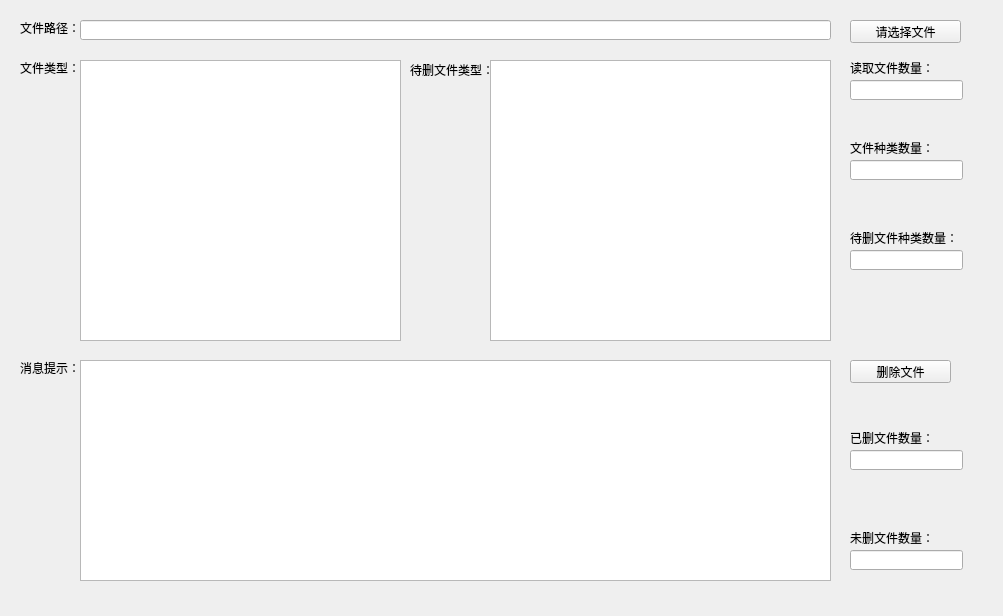
<?xml version="1.0" encoding="UTF-8"?>
<ui version="4.0">
 <class>BatchDeletionDocument</class>
 <widget class="QWidget" name="BatchDeletionDocument">
  <property name="geometry">
   <rect>
    <x>0</x>
    <y>0</y>
    <width>1003</width>
    <height>616</height>
   </rect>
  </property>
  <property name="windowTitle">
   <string>BatchDeletionDocument</string>
  </property>
  <widget class="QLabel" name="label_4">
   <property name="geometry">
    <rect>
     <x>20</x>
     <y>360</y>
     <width>61</width>
     <height>16</height>
    </rect>
   </property>
   <property name="text">
    <string>消息提示：</string>
   </property>
  </widget>
  <widget class="QListView" name="filelistView">
   <property name="geometry">
    <rect>
     <x>80</x>
     <y>60</y>
     <width>321</width>
     <height>281</height>
    </rect>
   </property>
  </widget>
  <widget class="QLabel" name="label_7">
   <property name="geometry">
    <rect>
     <x>850</x>
     <y>230</y>
     <width>121</width>
     <height>16</height>
    </rect>
   </property>
   <property name="text">
    <string>待删文件种类数量：</string>
   </property>
  </widget>
  <widget class="QPushButton" name="pushButton_2">
   <property name="geometry">
    <rect>
     <x>850</x>
     <y>360</y>
     <width>101</width>
     <height>23</height>
    </rect>
   </property>
   <property name="text">
    <string>删除文件</string>
   </property>
  </widget>
  <widget class="QLineEdit" name="PathlineEdit">
   <property name="geometry">
    <rect>
     <x>80</x>
     <y>20</y>
     <width>751</width>
     <height>20</height>
    </rect>
   </property>
  </widget>
  <widget class="QLabel" name="label_9">
   <property name="geometry">
    <rect>
     <x>850</x>
     <y>530</y>
     <width>91</width>
     <height>16</height>
    </rect>
   </property>
   <property name="text">
    <string>未删文件数量：</string>
   </property>
  </widget>
  <widget class="QLineEdit" name="lineEdit_3">
   <property name="geometry">
    <rect>
     <x>850</x>
     <y>250</y>
     <width>113</width>
     <height>20</height>
    </rect>
   </property>
   <property name="readOnly">
    <bool>true</bool>
   </property>
   <property name="cursorMoveStyle">
    <enum>Qt::VisualMoveStyle</enum>
   </property>
  </widget>
  <widget class="QLabel" name="label_8">
   <property name="geometry">
    <rect>
     <x>850</x>
     <y>430</y>
     <width>91</width>
     <height>16</height>
    </rect>
   </property>
   <property name="text">
    <string>已删文件数量：</string>
   </property>
  </widget>
  <widget class="QLabel" name="label_6">
   <property name="geometry">
    <rect>
     <x>850</x>
     <y>140</y>
     <width>91</width>
     <height>16</height>
    </rect>
   </property>
   <property name="text">
    <string>文件种类数量：</string>
   </property>
  </widget>
  <widget class="QLineEdit" name="lineEdit_2">
   <property name="geometry">
    <rect>
     <x>850</x>
     <y>160</y>
     <width>113</width>
     <height>20</height>
    </rect>
   </property>
   <property name="readOnly">
    <bool>true</bool>
   </property>
   <property name="cursorMoveStyle">
    <enum>Qt::VisualMoveStyle</enum>
   </property>
  </widget>
  <widget class="QLineEdit" name="lineEdit_5">
   <property name="geometry">
    <rect>
     <x>850</x>
     <y>550</y>
     <width>113</width>
     <height>20</height>
    </rect>
   </property>
   <property name="readOnly">
    <bool>true</bool>
   </property>
   <property name="cursorMoveStyle">
    <enum>Qt::VisualMoveStyle</enum>
   </property>
  </widget>
  <widget class="QLineEdit" name="lineEdit_4">
   <property name="geometry">
    <rect>
     <x>850</x>
     <y>450</y>
     <width>113</width>
     <height>20</height>
    </rect>
   </property>
   <property name="readOnly">
    <bool>true</bool>
   </property>
   <property name="cursorMoveStyle">
    <enum>Qt::VisualMoveStyle</enum>
   </property>
  </widget>
  <widget class="QLabel" name="label_2">
   <property name="geometry">
    <rect>
     <x>20</x>
     <y>60</y>
     <width>61</width>
     <height>16</height>
    </rect>
   </property>
   <property name="text">
    <string>文件类型：</string>
   </property>
  </widget>
  <widget class="QListView" name="deletefilelistView_2">
   <property name="geometry">
    <rect>
     <x>490</x>
     <y>60</y>
     <width>341</width>
     <height>281</height>
    </rect>
   </property>
  </widget>
  <widget class="QPushButton" name="pushButton">
   <property name="geometry">
    <rect>
     <x>850</x>
     <y>20</y>
     <width>111</width>
     <height>23</height>
    </rect>
   </property>
   <property name="text">
    <string>请选择文件</string>
   </property>
  </widget>
  <widget class="QLabel" name="label_3">
   <property name="geometry">
    <rect>
     <x>410</x>
     <y>60</y>
     <width>81</width>
     <height>20</height>
    </rect>
   </property>
   <property name="text">
    <string>待删文件类型：</string>
   </property>
  </widget>
  <widget class="QLabel" name="label_5">
   <property name="geometry">
    <rect>
     <x>850</x>
     <y>60</y>
     <width>91</width>
     <height>16</height>
    </rect>
   </property>
   <property name="text">
    <string>读取文件数量：</string>
   </property>
  </widget>
  <widget class="QLabel" name="label">
   <property name="geometry">
    <rect>
     <x>20</x>
     <y>20</y>
     <width>61</width>
     <height>16</height>
    </rect>
   </property>
   <property name="text">
    <string>文件路径：</string>
   </property>
  </widget>
  <widget class="QLineEdit" name="lineEdit">
   <property name="geometry">
    <rect>
     <x>850</x>
     <y>80</y>
     <width>113</width>
     <height>20</height>
    </rect>
   </property>
   <property name="readOnly">
    <bool>true</bool>
   </property>
  </widget>
  <widget class="QTextEdit" name="textEdit">
   <property name="geometry">
    <rect>
     <x>80</x>
     <y>360</y>
     <width>751</width>
     <height>221</height>
    </rect>
   </property>
  </widget>
 </widget>
 <resources/>
 <connections/>
</ui>
